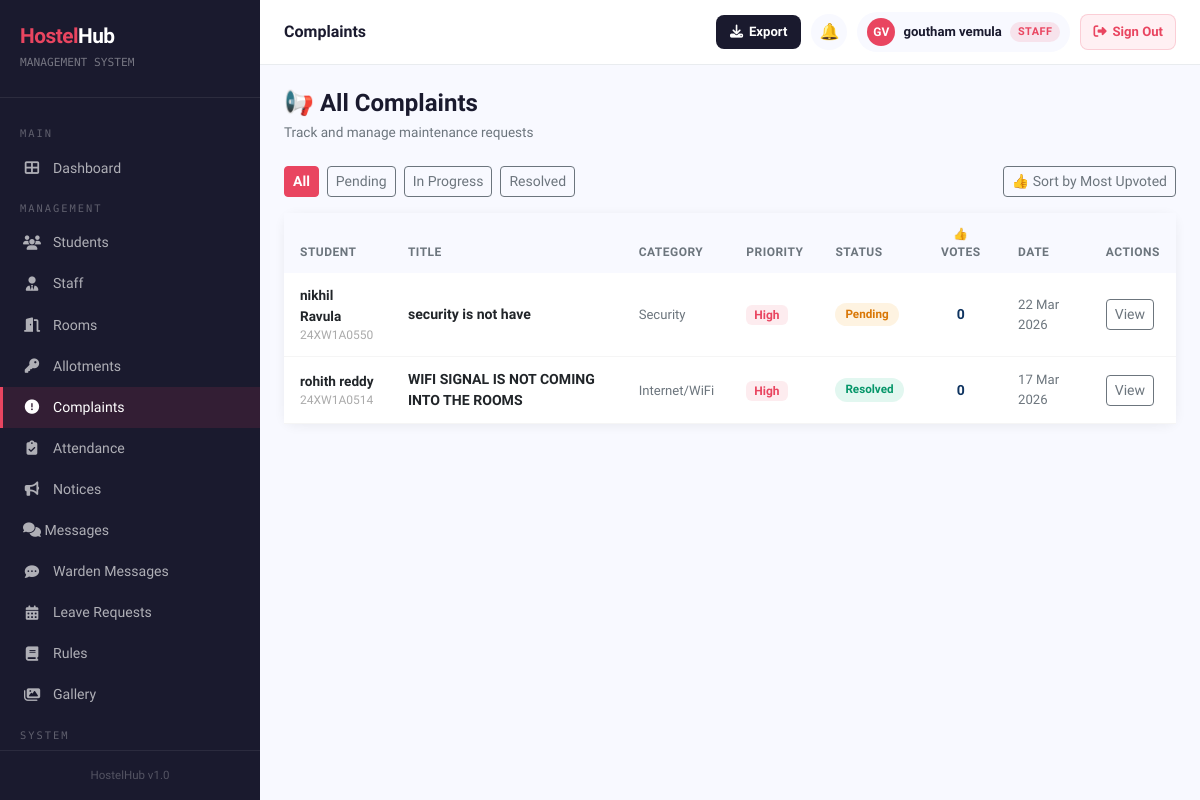
The app's page /complaints/ (signed in) with its own data.
### hostelapp/models.py (models this page shows, shortened)
class Complaint(models.Model):
    CATEGORY_CHOICES = [
        ('electrical', 'Electrical'),
        ('plumbing', 'Plumbing'),
        ('furniture', 'Furniture'),
        ('cleanliness', 'Cleanliness'),
        ('internet', 'Internet/WiFi'),
        ('security', 'Security'),
        ('other', 'Other'),
    ]
    STATUS_CHOICES = [
        ('pending', 'Pending'),
        ('in_progress', 'In Progress'),
        ('resolved', 'Resolved'),
        ('rejected', 'Rejected'),
    ]
    PRIORITY_CHOICES = [
        ('low', 'Low'),
        ('medium', 'Medium'),
        ('high', 'High'),
        ('urgent', 'Urgent'),
    ]
    student       = models.ForeignKey(StudentProfile, on_delete=models.CASCADE, related_name='complaints')
    room          = models.ForeignKey(Room, on_delete=models.SET_NULL, null=True, blank=True)
    category      = models.CharField(max_length=20, choices=CATEGORY_CHOICES)
    priority      = models.CharField(max_length=10, choices=PRIORITY_CHOICES, default='medium')
    title         = models.CharField(max_length=200)
    description   = models.TextField()
    status        = models.CharField(max_length=20, choices=STATUS_CHOICES, default='pending')
    admin_remarks = models.TextField(blank=True)
    created_at    = models.DateTimeField(auto_now_add=True)
    updated_at    = models.DateTimeField(auto_now=True)
    resolved_at   = models.DateTimeField(null=True, blank=True)
    class Meta:
        ordering = ['-created_at']

class StudentProfile(models.Model):
    GENDER_CHOICES = [('M', 'Male'), ('F', 'Female'), ('O', 'Other')]
    user        = models.OneToOneField(User, on_delete=models.CASCADE, related_name='student_profile')
    roll_number = models.CharField(max_length=20, unique=True)
    block       = models.ForeignKey(
        HostelBlock,
        on_delete=models.SET_NULL,
        null=True, blank=True,
        related_name='students'
    )
    hostel_type = models.CharField(
        max_length=10,
        choices=[('boys', 'Boys Hostel'), ('girls', 'Girls Hostel')],
        default='boys'
    )
    phone          = models.CharField(max_length=10)
    gender         = models.CharField(max_length=1, choices=GENDER_CHOICES)
    address        = models.TextField()
    guardian_name  = models.CharField(max_length=100)
    guardian_phone = models.CharField(max_length=10)
    course         = models.CharField(max_length=100)
    year_of_study  = models.PositiveIntegerField(default=1)
    profile_photo  = models.ImageField(upload_to='students/', blank=True, null=True)
    created_at     = models.DateTimeField(auto_now_add=True)

### hostelapp/views.py (the view, shortened to what this page needs)
# urls.py: path('complaints/', views.complaint_list, name='complaint_list'),
@login_required
def complaint_list(request):
    admin = is_admin(request.user) or can_manage_rooms(request.user) or can_manage_complaints(request.user)
    if admin:
        if is_warden(request.user):
            warden_block = HostelBlock.objects.filter(warden=request.user, is_active=True).first()
            if warden_block:
                complaints = Complaint.objects.filter(student__block=warden_block).select_related('student__user', 'room')
            else:
                complaints = Complaint.objects.none()
        else:
            complaints = Complaint.objects.all().select_related('student__user', 'room')
        sort = request.GET.get('sort', '')
        status_filter = request.GET.get('status', '')
        if status_filter:
            complaints = complaints.filter(status=status_filter)
        if sort == 'upvotes':
            complaints = complaints.annotate(upvote_count=Count('upvotes')).order_by('-upvote_count')
        else:
            complaints = complaints.annotate(upvote_count=Count('upvotes')).order_by('-created_at')
        upvoted_ids = set()
        return render(request, 'hostelapp/complaint_list.html', {
            'complaints':  complaints,
            'is_admin':    True,
            'upvoted_ids': upvoted_ids,
            'sort':        sort,
        })

### hostelapp/templates/hostelapp/complaint_list.html (shortened to what this page needs)
{% extends 'hostelapp/base.html' %}
{% block page_title %}Complaints
{% endblock %}
{% block content %}
<div style="display:flex;justify-content:space-between;align-items:center;margin-bottom:24px;flex-wrap:wrap;gap:12px;">
    <div>
        <h4 style="font-weight:800;color:#1a1a2e;margin:0;">📢 {% if is_admin %}All Complaints{% else %}Complaints{% endif %}</h4>
        <p style="color:#6c757d;font-size:0.85rem;margin:4px 0 0;">Track and manage maintenance requests</p>
    </div>
</div>
{% if is_admin %}
<div class="mb-3 d-flex gap-2 flex-wrap align-items-center justify-content-between">
    <div class="d-flex gap-2 flex-wrap">
        <a href="?status=" class="btn btn-sm {% if not request.GET.status %}btn-primary{% else %}btn-outline-secondary{% endif %}">All</a>
        <a href="?status=pending" class="btn btn-sm {% if request.GET.status == 'pending' %}btn-primary{% else %}btn-outline-secondary{% endif %}">Pending</a>
        <a href="?status=in_progress" class="btn btn-sm {% if request.GET.status == 'in_progress' %}btn-primary{% else %}btn-outline-secondary{% endif %}">In Progress</a>
        <a href="?status=resolved" class="btn btn-sm {% if request.GET.status == 'resolved' %}btn-primary{% else %}btn-outline-secondary{% endif %}">Resolved</a>
    </div>
    <a href="?sort=upvotes" class="btn btn-sm {% if sort == 'upvotes' %}btn-primary{% else %}btn-outline-secondary{% endif %}">
        👍 Sort by Most Upvoted
    </a>
</div>
{% endif %}
<div class="card">
    <div class="card-body p-0">
        <div style="overflow-x:auto;"><table class="table mb-0">
            <thead>
                <tr>
                    {% if is_admin %}<th>Student</th>{% endif %}
                    <th>Title</th>
                    <th>Category</th>
                    <th>Priority</th>
                    <th>Status</th>
                    <th style="text-align:center;">👍 Votes</th>
                    <th>Date</th>
                    <th>Actions</th>
                </tr>
            </thead>
            <tbody>
                {% for complaint in complaints %}
                <tr>
                    {% if is_admin %}
                    <td>
                        <div style="font-weight:600;font-size:0.85rem;">{{ complaint.student.user.get_full_name|default:complaint.student.user.username }}</div>
                        <div style="font-size:0.75rem;color:#aaa;">{{ complaint.student.roll_number }}</div>
                    </td>
                    {% endif %}
                    <td style="font-weight:600;font-size:0.88rem;">{{ complaint.title }}</td>
                    <td><span style="font-size:0.82rem;color:#6c757d;">{{ complaint.get_category_display }}</span></td>
                    <td>
                        {% if complaint.priority == 'high' %}
                        <span style="background:rgba(233,69,96,0.1);color:#e94560;padding:3px 8px;border-radius:6px;font-size:0.75rem;font-weight:700;">High</span>
                        {% elif complaint.priority == 'medium' %}
                        <span style="background:rgba(245,158,11,0.1);color:#f59e0b;padding:3px 8px;border-radius:6px;font-size:0.75rem;font-weight:700;">Medium</span>
                        {% else %}
                        <span style="background:rgba(16,185,129,0.1);color:#10b981;padding:3px 8px;border-radius:6px;font-size:0.75rem;font-weight:700;">Low</span>
                        {% endif %}
                    </td>
                    <td><span class="status-badge {{ complaint.status }}">{{ complaint.get_status_display }}</span></td>
                    <td style="text-align:center;">
                        {% if not is_admin %}
                        <form method="post" action="{% url 'complaint_upvote' complaint.pk %}" style="display:inline;">
                            {% csrf_token %}
                            <button type="submit" style="background:{% if complaint.user_upvoted %}#e94560{% else %}#f0f4ff{% endif %};color:{% if complaint.user_upvoted %}#fff{% else %}#0f3460{% endif %};border:none;border-radius:20px;padding:4px 12px;font-size:0.8rem;font-weight:700;cursor:pointer;">
                                👍 {{ complaint.upvote_count }}
                            </button>
                        </form>
                        {% else %}
                        <span style="font-weight:700;color:#0f3460;">{{ complaint.upvote_count }}</span>
                        {% endif %}
                    </td>
                    <td style="font-size:0.82rem;color:#6c757d;">{{ complaint.created_at|date:"d M Y" }}</td>
                    <td>
                        <a href="{% url 'complaint_detail' complaint.pk %}" class="btn btn-sm btn-outline-secondary">View</a>
                    </td>
                </tr>
                {% endfor %}
            </tbody>
        </table></div>
    </div>
</div>
{% endblock %}

### hostelapp/templates/hostelapp/base.html (shortened to what this page needs)
<!DOCTYPE html>
<html lang="en">
<head>
    <link href="https://cdn.jsdelivr.net/npm/bootstrap@5.3.0/dist/css/bootstrap.min.css" rel="stylesheet">
    <link href="https://cdnjs.cloudflare.com/ajax/libs/font-awesome/6.4.0/css/all.min.css" rel="stylesheet">
</head>
<body>
{% if user.is_authenticated %}
<div class="sidebar" id="sidebar">
    <div class="sidebar-brand">
        <h4><span>Hostel</span>Hub</h4>
        <small>MANAGEMENT SYSTEM</small>
    </div>
    <nav class="sidebar-nav">
        <div class="nav-section-label">Main</div>
        <a href="{% url 'dashboard' %}" class="{% if request.resolver_match.url_name == 'dashboard' %}active{% endif %}">
            <i class="fas fa-th-large"></i> Dashboard
        </a>
        {% if user.is_staff or user.is_superuser or perms.hostelapp.change_room or perms.hostelapp.add_roomallotment or perms.hostelapp.change_complaint or perms.hostelapp.view_studentprofile %}
        {% if user.is_superuser %}
        <div class="nav-section-label">Management</div>
        <a href="{% url 'student_list' %}" class="{% if 'student' in request.resolver_match.url_name %}active{% endif %}">
            <i class="fas fa-users"></i> Students
        </a>
        <a href="{% url 'staff_list' %}" class="{% if 'staff' in request.resolver_match.url_name %}active{% endif %}">
            <i class="fas fa-user-tie"></i> Staff
        </a>
        <a href="{% url 'room_list' %}" class="{% if 'room' in request.resolver_match.url_name %}active{% endif %}">
            <i class="fas fa-door-open"></i> Rooms
        </a>
        <a href="{% url 'allotment_list' %}" class="{% if 'allotment' in request.resolver_match.url_name %}active{% endif %}">
            <i class="fas fa-key"></i> Allotments
        </a>
        <a href="{% url 'complaint_list' %}" class="{% if 'complaint' in request.resolver_match.url_name %}active{% endif %}">
            <i class="fas fa-exclamation-circle"></i> Complaints
        </a>
        <a href="{% url 'attendance_list' %}" {% if request.resolver_match.url_name == 'attendance_list' or request.resolver_match.url_name == 'attendance_report' %}class="active"{% endif %}>
            <i class="fas fa-clipboard-check"></i> Attendance
        </a>
        <a href="{% url 'notice_list' %}" class="{% if 'notice' in request.resolver_match.url_name %}active{% endif %}">
            <i class="fas fa-bullhorn"></i> Notices
        </a>
        <a href="{% url 'inbox' %}" class="{% if request.resolver_match.url_name == 'inbox' or request.resolver_match.url_name == 'chat' %}active{% endif %}" style="justify-content:space-between;">
            <span><i class="fas fa-comments"></i> Messages</span>
        </a>
        <a href="{% url 'warden_inbox' %}" class="{% if request.resolver_match.url_name == 'warden_inbox' or request.resolver_match.url_name == 'warden_chat' %}active{% endif %}">
            <i class="fas fa-comment-dots"></i> Warden Messages
        </a>
        <a href="{% url 'leave_list' %}" class="{% if 'leave' in request.resolver_match.url_name %}active{% endif %}">
            <i class="fas fa-calendar-alt"></i> Leave Requests
        </a>
        <a href="{% url 'rules_list' %}" class="{% if 'rule' in request.resolver_match.url_name %}active{% endif %}">
            <i class="fas fa-book"></i> Rules
        </a>
        <a href="{% url 'gallery' %}" class="{% if 'gallery' in request.resolver_match.url_name %}active{% endif %}">
            <i class="fas fa-images"></i> Gallery
        </a>
        <div class="nav-section-label">System</div>
        {% endif %}
        {% endif %}
    </nav>
    <div class="sidebar-footer">
        <div style="font-size:0.72rem;color:rgba(255,255,255,0.25);text-align:center;">HostelHub v1.0</div>
    </div>
</div>
<div class="main-content">
    <div class="topbar">
        <div class="topbar-left">
            <h5>{% block page_title %}Dashboard{% endblock %}</h5>
        </div>
        <div class="topbar-right">
            {% if user.is_authenticated and user.is_staff or user.is_authenticated and user.is_superuser %}
            <button class="export-topbar-btn" onclick="document.getElementById('exportModal').style.display='flex'" title="Export Data">
                <i class="fas fa-download"></i>
                <span class="btn-label">Export</span>
            </button>
            {% endif %}
            <div style="position:relative;">
                <a href="{% url 'notifications_list' %}" class="topbar-icon-btn" title="Notifications">🔔</a>
            </div>
            {% if user.is_authenticated and not user.is_staff and not user.is_superuser %}
            <a href="{% url 'profile' %}" style="text-decoration:none;">
            {% else %}
            <a href="{% url 'admin_profile' %}" style="text-decoration:none;">
            {% endif %}
                <div class="user-badge">
                    {% if user.is_authenticated and not user.is_staff and not user.is_superuser %}
                        {% with profile=user.student_profile %}
                        {% if profile.profile_photo %}
                        <img src="{{ profile.profile_photo.url }}" style="width:28px;height:28px;border-radius:50%;object-fit:cover;border:2px solid #e94560;">
                        {% else %}
                        <div class="avatar">{{ user.first_name|first|upper }}{{ user.last_name|first|upper }}</div>
                        {% endif %}
                        {% endwith %}
                    {% else %}
                    <div class="avatar">{{ user.first_name|first|upper }}{{ user.last_name|first|upper }}</div>
                    {% endif %}
                    <span class="user-name">{{ user.get_full_name|default:user.username }}</span>
                    {% if user.is_staff or user.is_superuser %}
                    <span class="badge-admin hide-mobile">Staff</span>
                    {% endif %}
                </div>
            </a>
            <form method="post" action="{% url 'logout' %}" style="margin:0;">
                <button type="submit"
                   style="display:flex;align-items:center;gap:6px;background:#fff0f3;color:#e94560;
                          padding:7px 12px;border-radius:8px;font-size:0.82rem;cursor:pointer;
                          font-weight:700;border:1.5px solid rgba(233,69,96,0.2);transition:all 0.2s;
                          flex-shrink:0;font-family:'Sora',sans-serif;"
                   onmouseover="this.style.background='#e94560';this.style.color='#fff'"
                   onmouseout="this.style.background='#fff0f3';this.style.color='#e94560'">
                    <i class="fas fa-sign-out-alt"></i>
                    <span class="signout-text">Sign Out</span>
                </button>
            </form>
        </div>
    </div>
    <div class="content-area">
        {% block content %}{% endblock %}
    </div>
</div>
{% else %}
{% block public_content %}{% endblock %}
{% endif %}
</body>
</html>

### records on screen
Complaint: student.user.get_full_name "nikhil Ravula", student.roll_number "24XW1A0550", title "security is not have", category "Security", priority "High", status "Pending", upvote_count "0", created_at "22 Mar 2026"
Complaint: student.user.get_full_name "rohith reddy", student.roll_number "24XW1A0514", title "WIFI SIGNAL IS NOT COMING INTO THE ROOMS", category "Internet/WiFi", priority "High", status "Resolved", upvote_count "0", created_at "17 Mar 2026"

### other values on screen
{{ user.first_name|first|upper }} "G"
{{ user.last_name|first|upper }} "V"
{{ user.get_full_name|default:user.username }} "goutham vemula"
